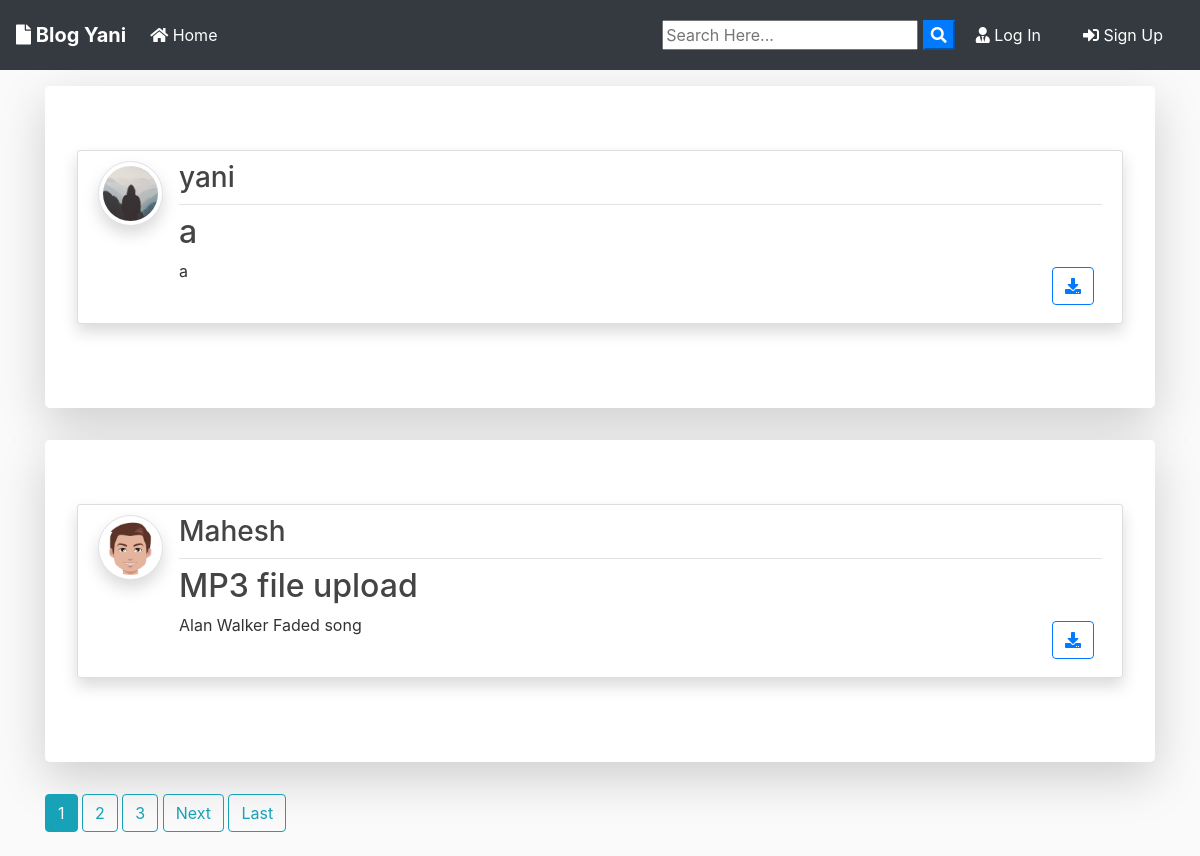
The page / on the database its author committed.
### blog/models.py (models this page shows, shortened)
class Post(models.Model):
	title = models.CharField(max_length=100)
	file = models.FileField(null=True,blank=True,upload_to='Files')
	content = models.TextField()
	date_posted = models.DateTimeField(default=timezone.now)
	author = models.ForeignKey(User, on_delete=models.CASCADE)

### users/models.py (models this page shows, shortened)
class Profile(models.Model):
    user = models.OneToOneField(User, on_delete=models.CASCADE)
    image = models.ImageField(default='default.jpg', upload_to='profile_pics')

### blog/views.py (the view)
# urls.py: path('', PostListView.as_view(), name='blog-home'),
class PostListView(ListView):
    model = Post
    template_name = 'blog/home.html'  # <app>/<model>_<viewtype>.html
    context_object_name = 'posts'
    ordering = ['-date_posted']
    paginate_by = 2

### blog/templates/blog/home.html (shortened to what this page needs)
{% extends "blog/base.html" %}
{% block content %}
    {% for post in posts %}
      <div class="jumbotron mt-3 bg-white shadow-lg">
      <article class="media content-section shadow">
        <a href="{{ post.author.profile.image.url }} " target="_blank"> <img src="{{ post.author.profile.image.url }}  " alt="" class="article-img rounded-circle img-thumbnail img-fluid shadow">
        </a>
        <div class="media-body">
          <div class="article-metadata d-flex justify-content-between">
            <a class="mr-2 " href="{% url 'user-posts' post.author.username  %}"><h3>{{ post.author }}</h3></a>
          </div>
          <h2><a class="article-title text-justify " href="{% url 'post-detail' post.id %}">{{ post.title }}</a></h2>
          <div class="d-flex justify-content-between">
            <p class="article-content text-justify text-truncate overflow-hidden">{{ post.content }}</p>
            {% if post.file %}
          <div class="form-group mt-0 pt-0  m-2">
            <a class="btn btn-outline-primary  btn-d "  href="{{ post.file.url }}"  download type="submit"><i class="fas fa-download"></i></a>
          </div>
          {% endif %}
          </div>
        </div>
      </article>
      </div>
    {% endfor %}
    {% if is_paginated %}
      {% for num in page_obj.paginator.page_range %}
        {% if page_obj.number == num %}
          <a class="btn btn-info mb-4" href="?page={{ num }}">{{ num }}</a>
        {% elif num > page_obj.number|add:'-3' and num < page_obj.number|add:'3' %}
          <a class="btn btn-outline-info mb-4" href="?page={{ num }}">{{ num }}</a>
        {% endif %}
      {% endfor %}
      {% if page_obj.has_next %}
        <a class="btn btn-outline-info mb-4" href="?page={{ page_obj.next_page_number }}">Next</a>
        <a class="btn btn-outline-info mb-4" href="?page={{ page_obj.paginator.num_pages }}">Last</a>
      {% endif %}
    {% endif %}
{% endblock content %}

### blog/static/blog/main.css (style rules this page uses)
body { background: #fafafa; color: #333333; margin-top: 0; }
h1, h2, h3, h4, h5, h6 { color: #444444; }
.content-section { background: #ffffff; padding: 10px 20px; border: 1px solid #dddddd; border-radius: 3px; margin-bottom: 20px; }
.article-title { color: #444444; }
.article-content { white-space: pre-line; }
.article-img { height: 65px; width: 65px; margin-right: 16px; }
.article-metadata { padding-bottom: 1px; margin-bottom: 4px; border-bottom: 1px solid #e3e3e3 }

### rows shown on the page
Post: author.profile.image (placeholder picture), author "yani", title "a", content "a"
Post: author.profile.image (picture), author "Mahesh", title "MP3 file upload", content "Alan Walker Faded song"

### other values the page prints
{{ num }} "1"
{{ num }} "2" "3"
